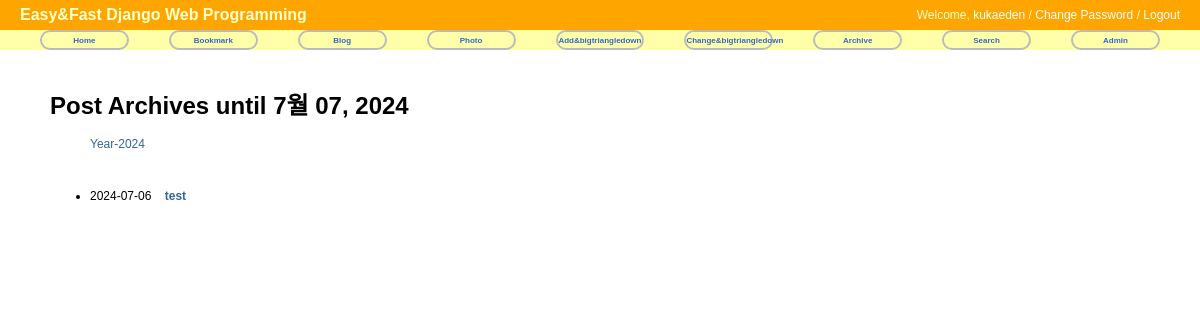
/blog/archive/, run on an earlier commit of the app's database.
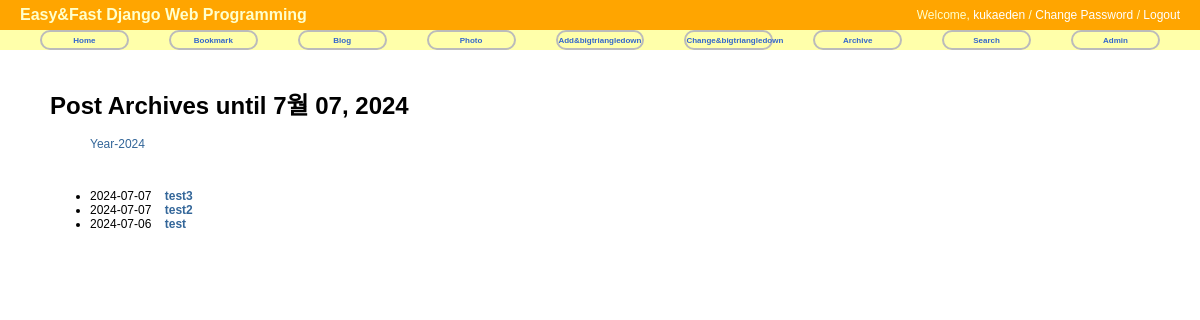
And on a later commit of the database.
### blog/models.py (models this page shows, shortened)
class Post(models.Model):
    title = models.CharField('TITLE', max_length=50)
    slug = models.SlugField('SLUG', unique=True, allow_unicode=True, help_text='one word for title alias.')
    description = models.CharField('DESCRIPTION', max_length=100, blank=True, help_text='simple description test.')
    content = models.TextField('CONTENT')
    create_date = models.DateTimeField('Create Date', auto_now_add=True)
    modify_date = models.DateTimeField('Modify Date', auto_now=True)
    class Meta:
        verbose_name = 'post'
        verbose_name_plural = 'posts'
        db_table = 'my_post'
        ordering = ('-modify_date',)
    def get_absolute_url(self):
        return reverse('blog:post_detail', args=(self.slug, ))

### blog/views.py (the view)
# urls.py: path('archive/', PostAV.as_view(), name='post_archive'),
class PostAV(ArchiveIndexView):
    model = Post
    date_field = 'modify_date'

### templates/blog/post_archive.html (shortened to what this page needs)
{%  extends "base.html" %}
{% block content %}
<div id="content">
<h1>Post Archives until {%  now "N d, Y" %}</h1>
<ul>
    {%  for date in date_list %}
    <li style="display: inline;">
        <a href="{%  url 'blog:post_year_archive' date|date:'Y' %}">Year-{{  date|date:"Y" }}</a>
    </li>
    {% endfor %}
</ul>
<br />
<div>
    <ul>
        {%  for post in object_list %}
        <li>{{ post.modify_date|date:"Y-m-d" }}&nbsp;&nbsp;&nbsp;
            <a href="{{ post.get_absolute_url }}"><strong>{{ post.title }}</strong></a></li>
        {%  endfor %}
    </ul>
</div>
</div>
{% endblock %}

### templates/base.html (shortened to what this page needs)
<!DOCTYPE html>
<html lang="ko">
<head>
{% load static %}
<link rel="stylesheet" type="text/css" href = "{% static "css/base.css" %}" />
<link rel="stylesheet" type="text/css" href="{% block extrastyle %}{%  endblock %}" />
</head>
<body>
<div id="header">
    <h2 class="maintitle">Easy&amp;Fast Django Web Programming</h2>
    <h4 class="welcome">Welcome, <a href="#">kukaeden</a> /
                <a href="#">Change Password</a> /
                <a href="#">Logout</a>
    </h4>
</div>
<div id="menu">
    <li><a href="{% url 'home' %}">Home</a></li>
    <li><a href="{% url 'bookmark:index' %}">Bookmark</a></li>
    <li><a href="{% url 'blog:index' %}">Blog</a></li>
    <li><a href="#">Photo</a></li>
    <li><a href="#">Add&bigtriangledown</a>
    </li>
    <li><a href="#">Change&bigtriangledown</a>
    </li>
    <li><a href="{% url 'blog:post_archive' %}">Archive</a> </li>
    <li><a href="#">Search</a> </li>
    <li><a href="{% url 'admin:index' %}">Admin</a> </li>
</div>
{% block content %}{% endblock %}
</body>
</html>

### static/css/base.css (style rules this page uses)
body { font-family: "Lucida Grande", "Verdana", "Arial", sans-serif; font-size: 12px; }
div#header { position: absolute; top: 0px; left: 0px; height: 30px; width: 100%; display: table; background: orange; }
div#menu { position: absolute; top: 30px; left: 0px; height: 20px; width: 100%; display: table; table-layout: fixed; border-spacing: 40px 0px; background: #ffa; font-size: 8px; }
div#content { position: absolute; top: 70px; left: 50px; right: 50px; }
.maintitle { display: table-cell; vertical-align: middle; padding-left: 20px; color: #ffc; font-weight: bold; font-size: 16px; }
.welcome { display: table-cell; vertical-align: middle; text-align: right; padding-right: 20px; color: #ffc; font-weight: normal; font-size: 12px; }
.welcome a:link, .welcome a:visited { color: white; }
div#menu a:link, div#menu a:visited { color: #36c; }
div#menu > li { display: table-cell; vertical-align: middle; border: 2px solid #bbb; border-radius: 25px; text-align: center; font-weight: bold; }
a:link, a:visited { color: #369; text-decoration: none; }

What changed in the data, as far as the page shows it:
added Post: modify_date "2024-07-07", title "test3"
added Post: modify_date "2024-07-07", title "test2"
